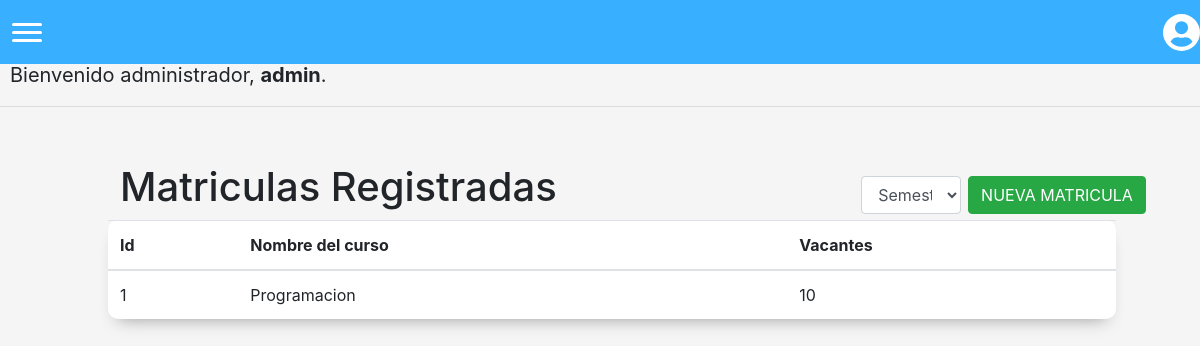
Page /listamatriculas (signed in) on the earlier database version.
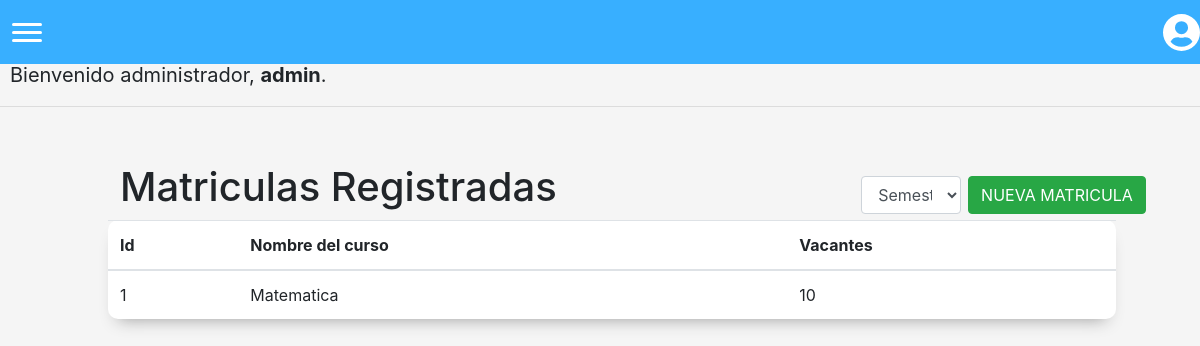
Same page on the later database version.
### matricula/models.py (models this page shows)
class Curso(models.Model):
    nombreCurso = models.CharField(max_length=255, unique=True)
    profesor = models.ForeignKey(Profesor, on_delete=models.CASCADE, related_name="profesor")
    activo = models.BooleanField()
    vacantes = models.IntegerField(default=0)

### matricula/views.py (the view)
# urls.py: path('listamatriculas', views.listarMatriculasTotales, name='listamatriculas'),
@login_required(login_url='/login')
def listarMatriculasTotales(request):
    matricula = DetalleMatricula.objects.all()
    listacurso = []
    for obj in matricula:
        listacurso.append(obj.curso)
    lista = {i:listacurso.count(i) for i in listacurso}
    listacurso = list(dict.fromkeys(listacurso))
    return render(request, "matricula/listamatriculas.html", {'cursos': lista})

### matricula/templates/matricula/listamatriculas.html (shortened to what this page needs)
{% extends "matricula/layout.html" %}
{% block body %}
<h1 style="display: inline; margin-left: 10%;"> Matriculas Registradas</h1>
<select id="selectDinamico" class="form-control col-sm-1" style="display: inline; margin-left: 25%;" onchange="changeFilter()">
    <option value="" hidden>Semestre</option>
</select>
<button id="options" class="btn btn-success" onclick="changeWindow()">NUEVA MATRICULA</button>
<div>
    <table id="tabla" class="table">
    <thead>
            <tr>
                <th scope="col">
                    Id
                </th>
                <th scope="col">
                    Nombre del curso
                </th>
                <th scope="col">
                    Vacantes
                </th>
            </tr>
        </thead>
        <tbody>
            {% for curso in cursos %}
            <tr>
                <td scope="row">
                    {{curso.id}}
                </td>
                <td scope="row">
                    {% if semestre %}
                    <a href="../reportematricula/{{semestre}}/{{curso.id}}" style="color: black;">
                    {{curso.nombreCurso}}
                    </a>
                    {% else %}
                    {{curso.nombreCurso}}
                    {% endif %}
                </td>
                <td scope="row">
                    {{curso.vacantes}}
                </td>
            </tr>
            {% endfor %}
        </tbody>
    </table>
</div>
{% endblock %}

Differences in the rows shown:
changed Curso id 1: nombreCurso "Programacion" → "Matematica"
